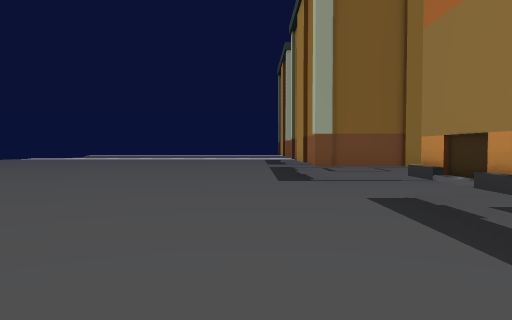
[1] (above)

24 first-person views from a walk through a Unity game level. The camera is 1.5 m above the floor, tilts 2° down and sees 70° across. The floor is counted in squares, 2 m on a side. Each view is taken from the middle of a square. On the plan, view 1 faces up. The plan holds only what a view shows up to about 11 squares ahead; the rest is blank. The place goes on beyond the plan. The player is left out. Door leaves are left out, so doorways stand open. Some surface patterns are stand-ins.

[2]
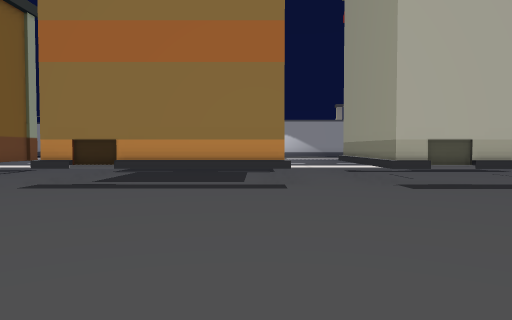

[3]
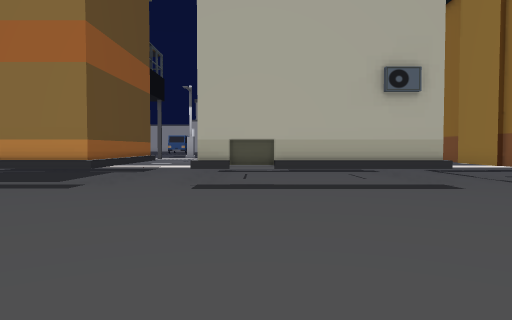

[4]
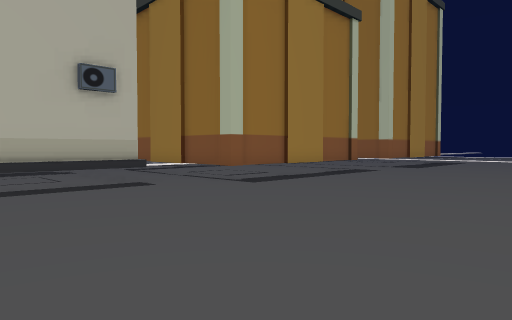

[5]
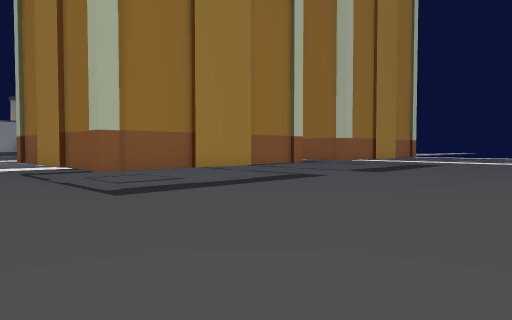

[6]
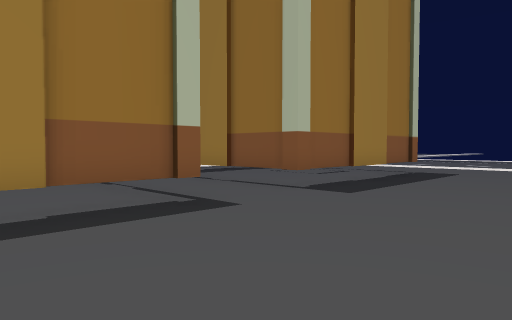

[7]
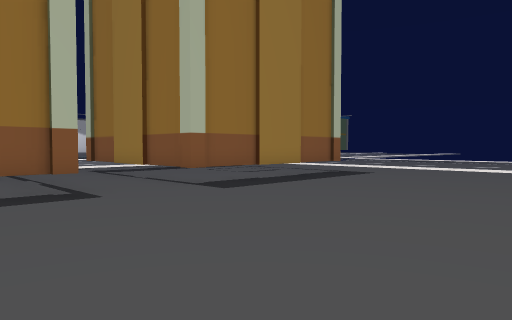

[8]
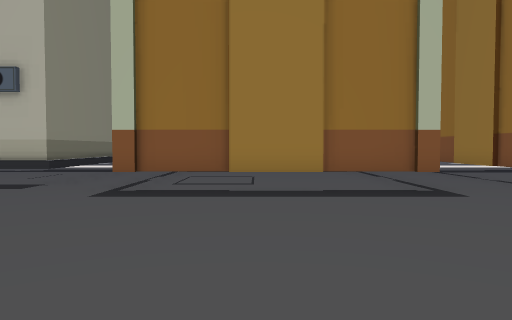

[9]
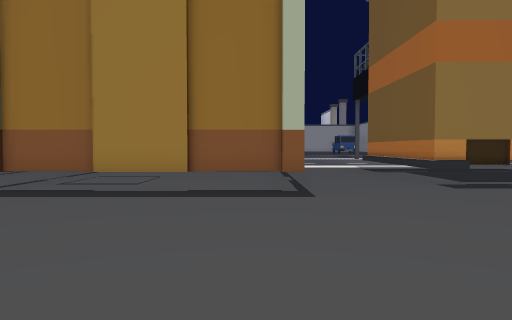

[10]
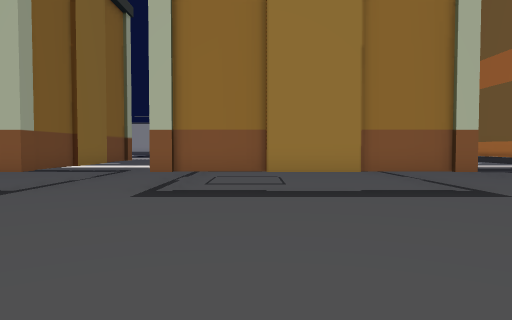

[11]
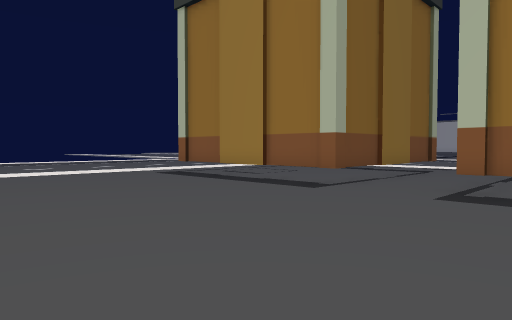

[12]
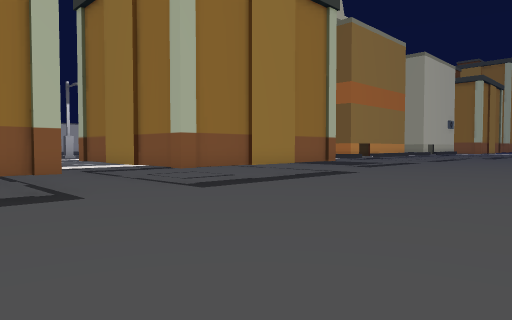

[13]
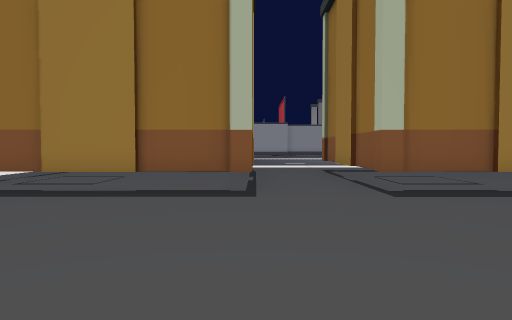

[14]
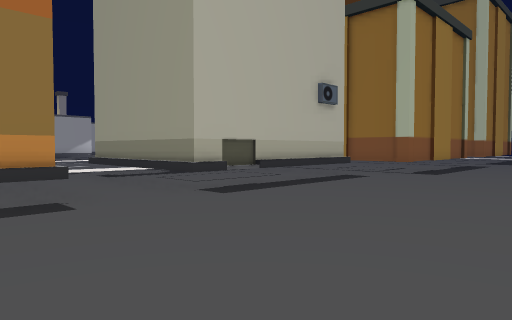

[15]
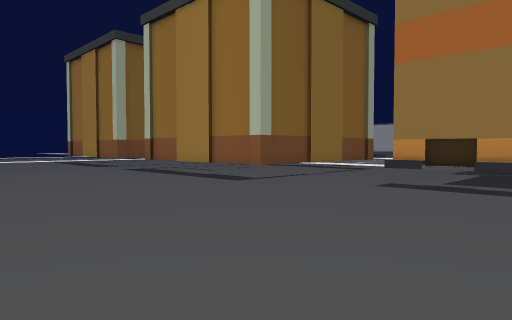

[16]
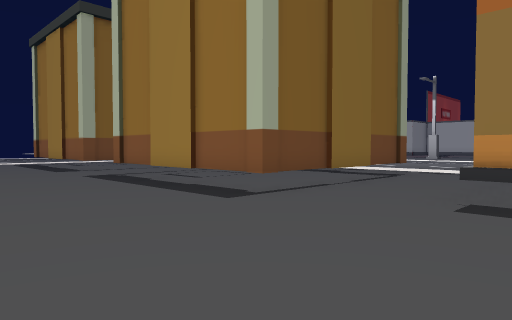

[17]
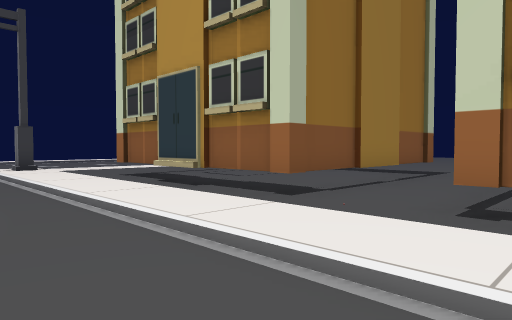

[18]
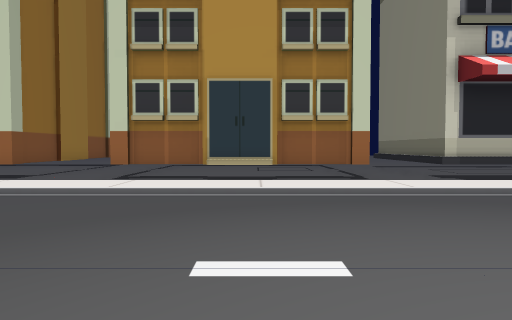

[19]
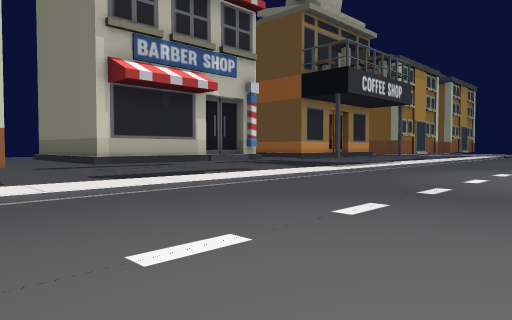

[20]
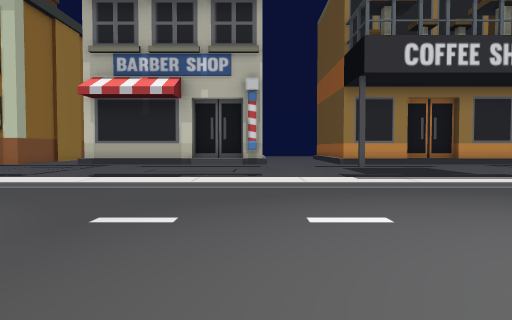

[21]
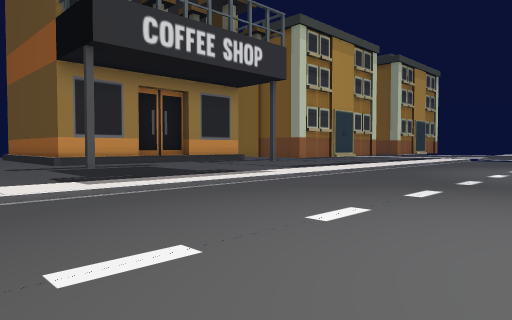

[22]
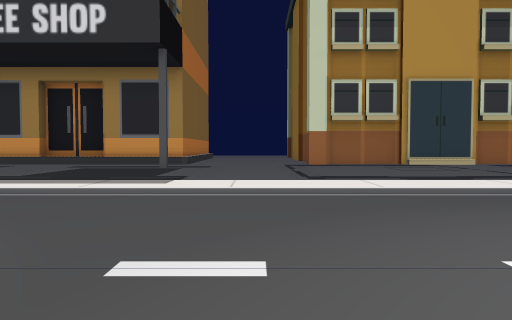

[23]
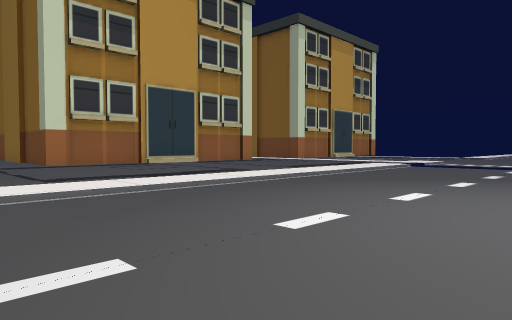

[24]
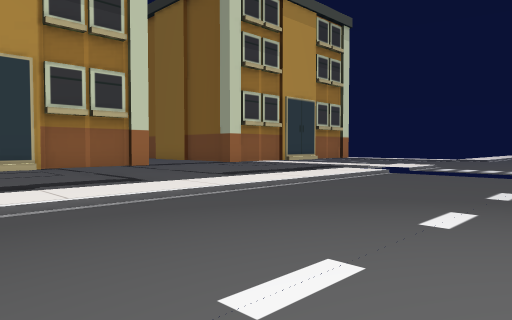

### Floor plan
Key: @ floor where view 1 was taken; # wall or solid block; . floor; / step, stairs or slope; ^ raised ledge; T thing the floor can be seen under or through; B building.
Columns run from 5 left of view 1 to 17 right of it. Each row starts with its distance up from view 1.
 20  ......#     ./...
 19  ......#    #./....
 18 .......#    #./....
 17  ......#    #./....
 16 .........##.../....
 15 ............../....
 14 ............../.....
 13  ......#    #./.....
 12 .......#    #./.....
 11 .......#    #./.....
 10 .......#    #./.....
  9 .......#    #./......
  8 ............../......
  7 ............../......
  6  ............./......
  5 ........TTTT#//.....
  4 ........T   #./.....
  3  .......#  #^./.....
  2 . ......#  ##./.....
  1 . ......#####./......
  0   ...@.......#/......
 -1   ............/......
 -2   ......#####./...... .
 -3 . ......#  #^./......
 -4  .......#  ##./......
 -5 ........#   #./.....
 -6 ........#   #./.....
 -7  .......#####./......
 -8 ............../......
 -9 .......######./.....
-10  ......#    #./.... .
-11 .......#    #./.... .
-12 .......#    #./....
-13  ......#    #./....
-14 .......#    #./..
-15 ............../..
-16  ............./..
-17  ......#####../.
-18  ......     ../.
-19  ......     B./.
-20  ......     #./.
-21   .....     ../.

Where each view was taken, in squares from view 1:
view 1: 0 up, 0 right, facing up
view 2: 1 up, 5 left, facing right
view 3: 3 down, 5 left, facing right
view 4: 3 down, 5 left, facing down-right
view 5: 6 down, 5 left, facing down-right
view 6: 11 down, 3 left, facing down-right
view 7: 12 down, 5 left, facing down-right
view 8: 11 down, 5 left, facing right
view 9: 9 up, 5 left, facing right
view 10: 12 up, 5 left, facing right
view 11: 12 up, 5 left, facing up-right
view 12: 18 up, 5 left, facing down-right
view 13: 16 up, 5 left, facing right
view 14: 2 up, 3 left, facing down-right
view 15: 2 up, 5 left, facing up-right
view 16: 4 up, 3 left, facing up-right
view 17: 13 down, 11 right, facing down-left
view 18: 11 down, 15 right, facing left
view 19: 10 down, 15 right, facing up-left
view 20: 2 down, 17 right, facing left
view 21: 2 down, 15 right, facing up-left
view 22: 7 up, 15 right, facing left
view 23: 6 up, 15 right, facing up-left
view 24: 10 up, 14 right, facing up-left
